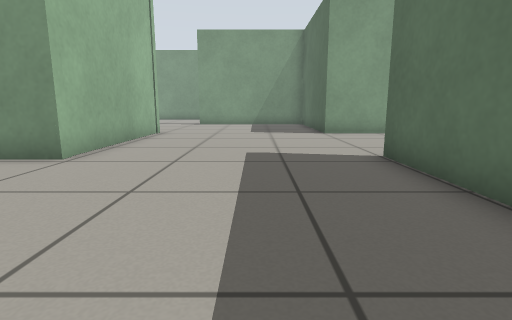
view 1 (above)

24 first-person views from a walk through a robot-simulator world made for Gazebo. The camera is 0.5 m above the floor, tilts 10° down and sees 80° across. The floor is counted in squares, 0.5 m on a side. Each view is taken from the middle of a square. On the plan, view 1 faces up. The plan holds only what a view shows up to about 12 squares ahead; the rest is blank.

view 2
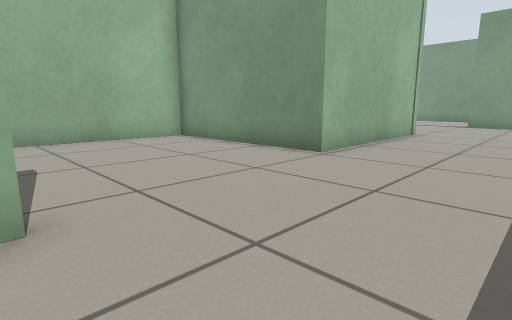

view 3
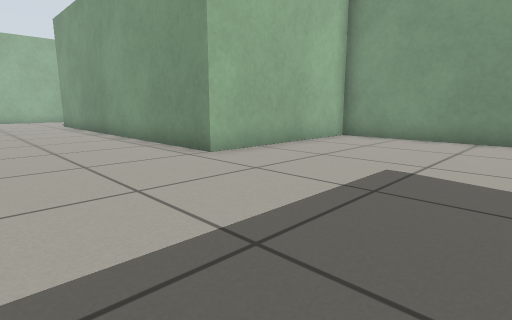

view 4
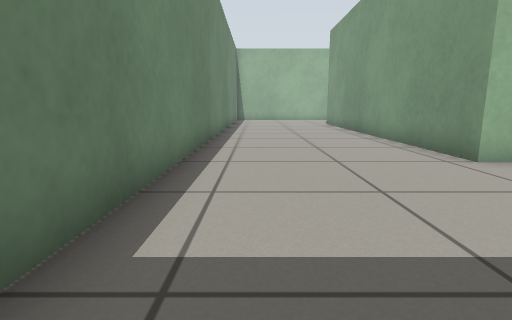

view 5
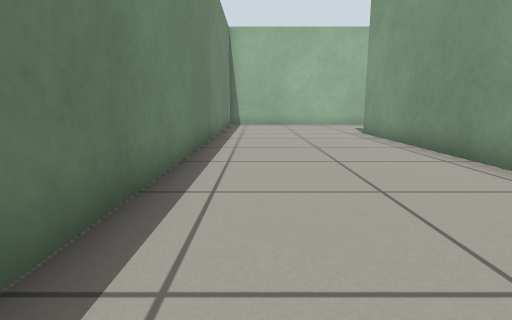

view 6
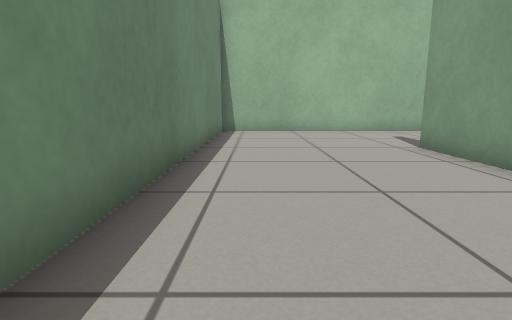

view 7
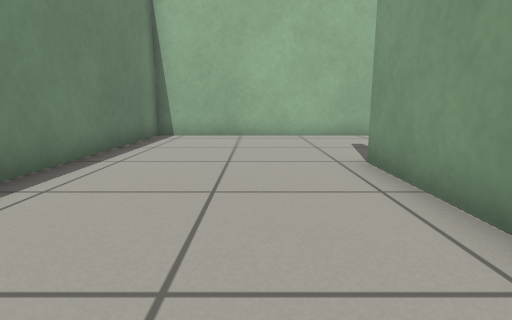

view 8
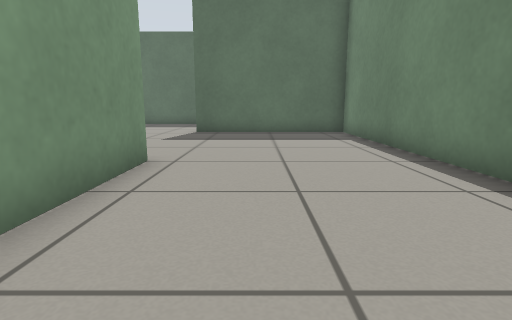

view 9
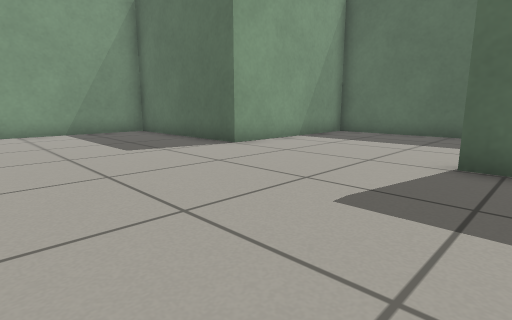

view 10
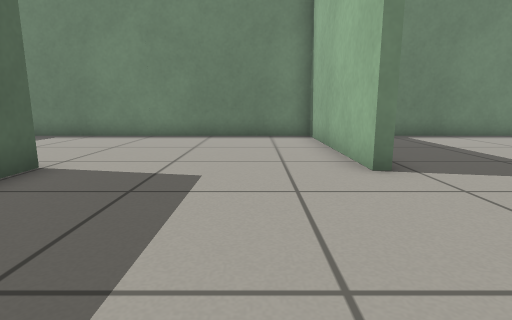

view 11
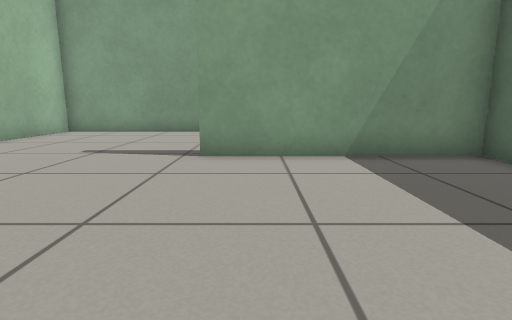

view 12
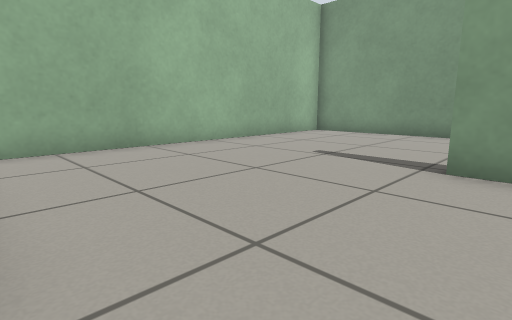

view 13
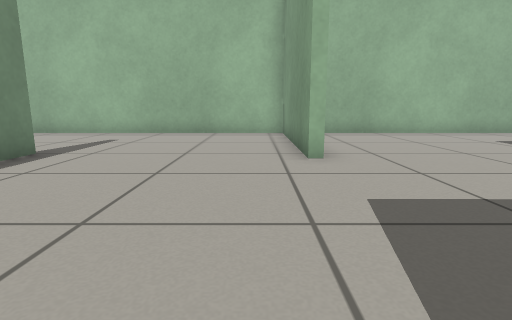

view 14
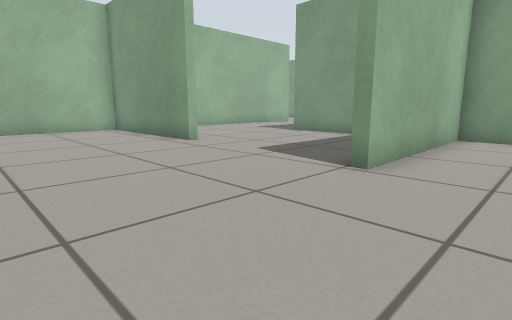

view 15
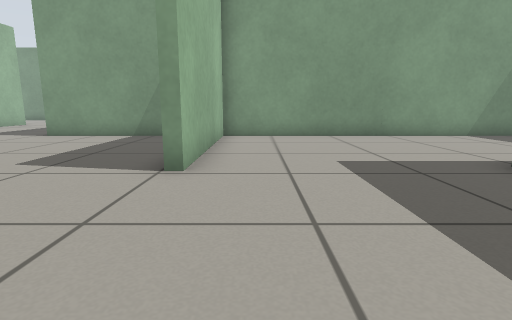

view 16
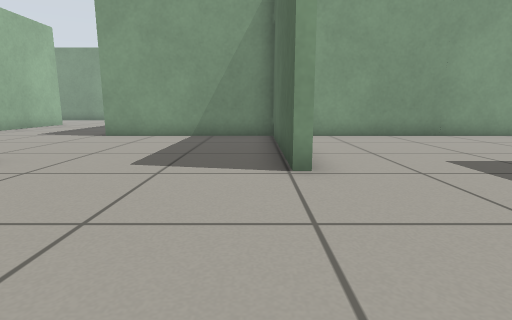

view 17
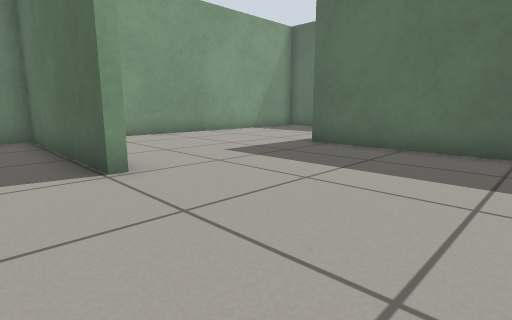

view 18
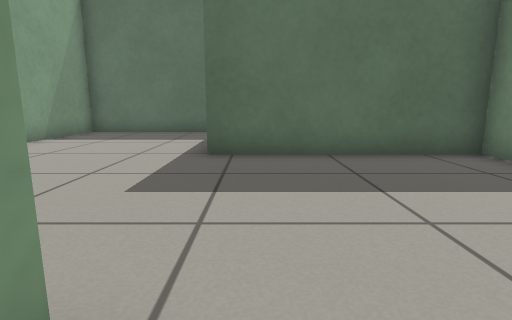

view 19
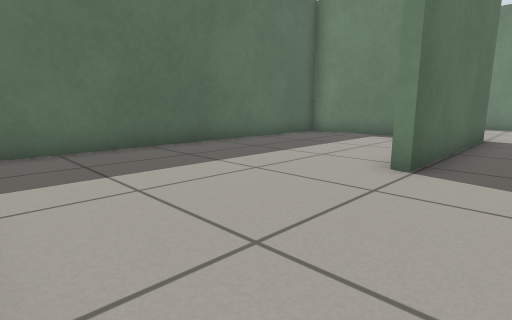

view 20
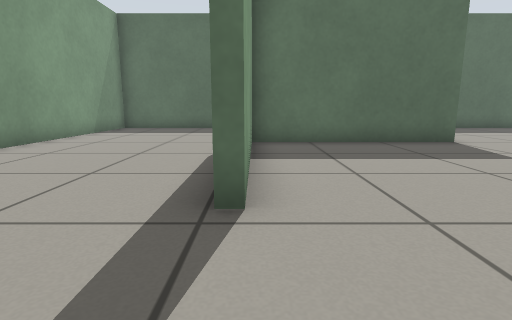

view 21
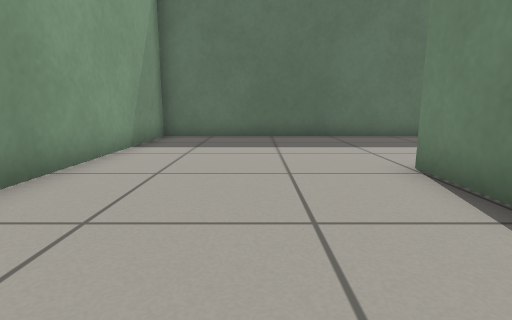

view 22
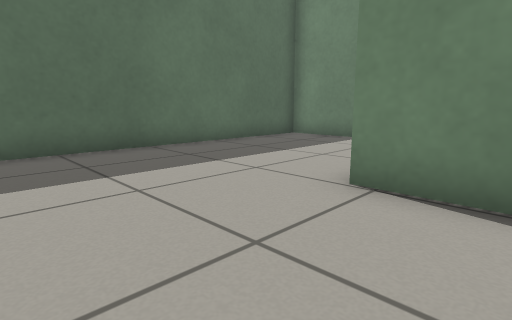

view 23
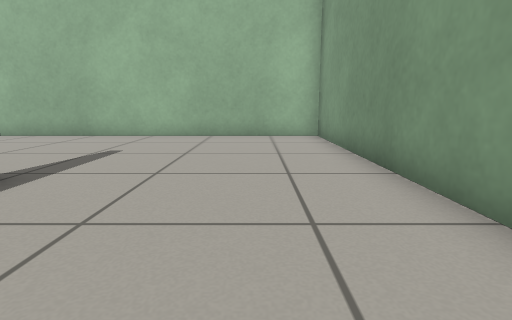

view 24
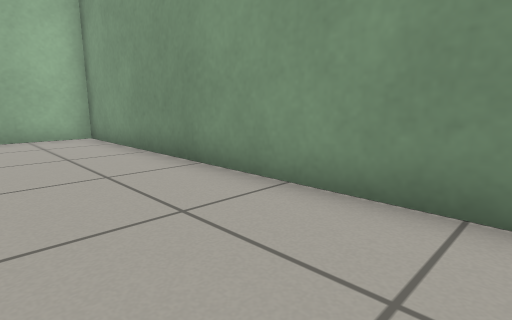

### Floor plan
Key: @ floor where view 1 was taken; # wall or solid block; . floor.
Columns run from 27 left of view 1 to 9 right of it. Each row starts with its distance up from view 1.
 23                  ####################
 22                  #..................#
 21                  #..................#
 20                  #..................#
 19                  #..................#
 18                  #..................#
 17                  #......#######.....#
 16                  #............#.....#
 15 #                #............#.....#
 14 #.               #............# ....#
 13 #.....           #............# ....#
 12 #.....##################......#######
 11 #...........#..........#............#
 10 #...........#..........#............#
  9 #...........#..........#............#
  8 #...........#..........#............#
  7 # ..........#..........#............#
  6 #######.....#....#######......#.....#
  5 #................#............#.....#
  4 #................#............#.....#
  3 #................#............#.....#
  2 #................#............#.....#
  1 #................#............# ....#
  0 #.....############......#..@..#######
 -1 #.......................#.......
 -2 #.......................#.......
 -3 #.......................#........
 -4 #.......................#........
 -5 #.......................#.........
 -6 ###################################

Where each view was taken, in squares from view 1:
view 1: 0 up, 0 right, facing up
view 2: 0 up, 0 right, facing up-left
view 3: 4 down, 4 left, facing up-left
view 4: 4 down, 4 left, facing left
view 5: 4 down, 10 left, facing left
view 6: 4 down, 14 left, facing left
view 7: 2 down, 16 left, facing left
view 8: 2 down, 15 left, facing right
view 9: 5 up, 3 left, facing up-right
view 10: 5 up, 1 left, facing down
view 11: 11 up, 2 left, facing up
view 12: 12 up, 2 left, facing up-left
view 13: 5 up, 15 left, facing left
view 14: 1 up, 13 left, facing up-left
view 15: 1 up, 14 left, facing up
view 16: 1 up, 16 left, facing up
view 17: 1 up, 17 left, facing up-right
view 18: 5 up, 16 left, facing right
view 19: 11 up, 1 right, facing down-right
view 20: 17 up, 6 left, facing right
view 21: 20 up, 2 left, facing right
view 22: 21 up, 1 right, facing down-right
view 23: 21 up, 1 right, facing left
view 24: 20 up, 1 right, facing up-left
